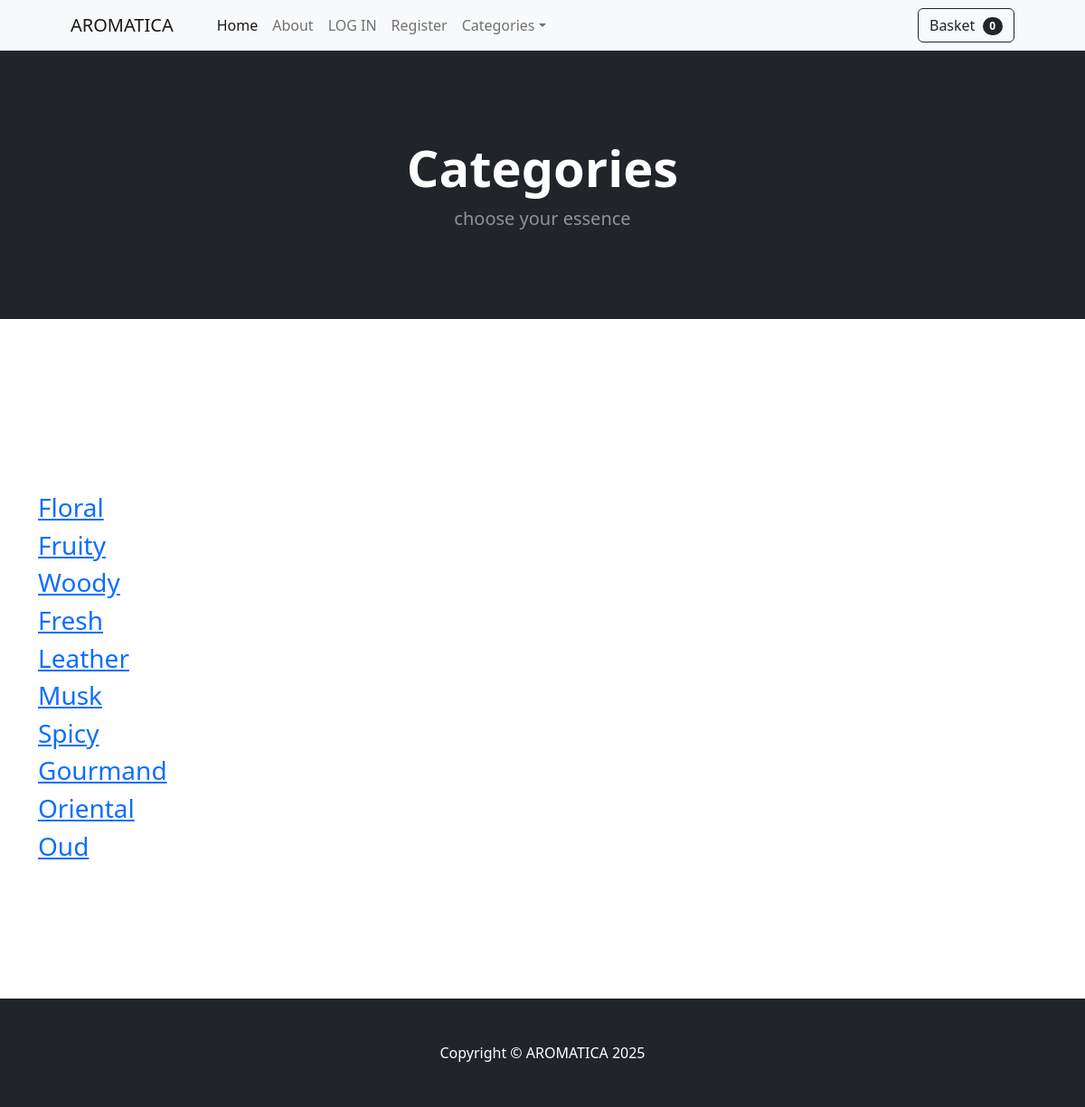
The app's page /category_summary/ with its own data.
### aromatica/models.py (models this page shows)
class Category(models.Model):
    name = models.CharField(max_length=50)
    def __str__(self):
        return self.name
    class Meta:
        verbose_name_plural = 'categories'

### aromatica/views.py (the view)
# urls.py: path('category_summary/', views.category_summary, name='category_summary'),
def category_summary(request):
    categories = Category.objects.all()
    return render(request, 'category_summary.html', {'categories':categories})

### cart/cart.py (called while the page is built)
    def __len__(self):
        return len(self.cart)

### cart/context_processors.py (called while the page is built)
def cart(request):
    return{'cart': Cart(request)}

### aromatica/templates/category_summary.html (shortened to what this page needs)
{% extends 'base.html' %}
{% block content %}
<header class="bg-dark py-5">
    <div class="container px-4 px-lg-5 my-5">
        <div class="text-center text-white">
            <h1 class="display-4 fw-bolder">Categories</h1>
            <p class="lead fw-normal text-white-50 mb-0">choose your essence</p>
        </div>
    </div>
</header>
<br><br/>
<div class="container">
    <div class="'row">
        <centre>
            <div class"col-8>
                 <br><br/><br><br/><br><br/>
                 {% for category in categories %}
                 <h3><a href="{% url 'category' category %}">{{ category }}</a></h3>
                 {% endfor %}
                 <br><br/><br><br/><br><br/>
            </div>
        </centre>
    </div>
</div>
{% endblock %}

### records on screen
Category: name "Floral"
Category: name "Fruity"
Category: name "Woody"
Category: name "Fresh"
Category: name "Leather"
Category: name "Musk"
Category: name "Spicy"
Category: name "Gourmand"
Category: name "Oriental"
Category: name "Oud"

### other values on screen
{{ cart|length }} "0"
